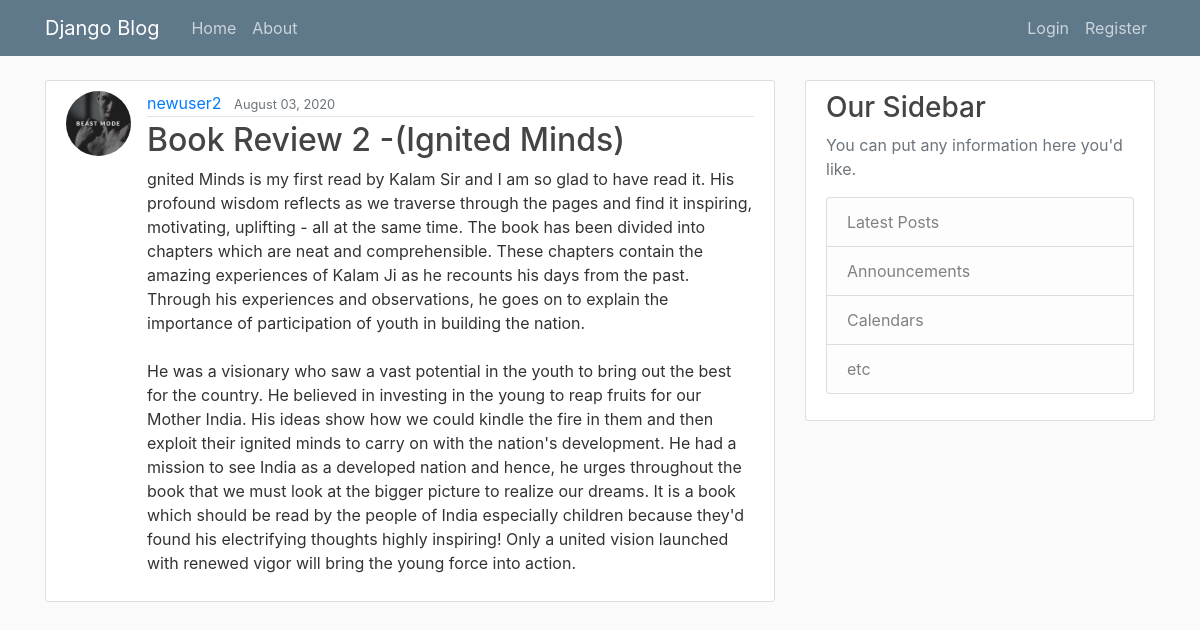
The page /post/8/ on the database its author committed.
### blog/models.py (models this page shows, shortened)
class Post(models.Model):
    title = models.CharField(max_length=100)
    content = models.TextField()
    date_posted = models.DateTimeField(default = timezone.now)
    author = models.ForeignKey(User, on_delete=models.CASCADE)

### users/models.py (models this page shows, shortened)
class Profile(models.Model):
    user = models.OneToOneField(User,on_delete = models.CASCADE)
    image = models.ImageField(default = 'default.jpg',upload_to = 'profile_pics')

### blog/views.py (the view)
# urls.py: path('post/<int:pk>/', PostDetailView.as_view(), name='post-detail'),
class PostDetailView(DetailView):
    model = Post

### blog/templates/blog/post_detail.html (shortened to what this page needs)
{% extends "blog/base.html" %}
{% block content %}
      <article class="media content-section">
        <img class ="rounded-circle article-img" src = "{{ object.author.profile.image.url }}">
        <div class="media-body">
          <div class="article-metadata">
            <a class="mr-2" href="{% url 'user-posts' object.author.username %}">{{ object.author }}</a>
            <small class="text-muted">{{ object.date_posted |date:"F d, Y"}}</small>
          </div>
          <h2 class="article-content">{{ object.title }}</h2>
          <p class="article-content">{{ object.content }}</p>
        </div>
      </article>
{% endblock content %}

### blog/static/blog/main.css (style rules this page uses)
body { background: #fafafa; color: #333333; margin-top: 5rem; }
h1, h2, h3, h4, h5, h6 { color: #444444; }
.content-section { background: #ffffff; padding: 10px 20px; border: 1px solid #dddddd; border-radius: 3px; margin-bottom: 20px; }
.article-content { white-space: pre-line; }
.article-img { height: 65px; width: 65px; margin-right: 16px; }
.article-metadata { padding-bottom: 1px; margin-bottom: 4px; border-bottom: 1px solid #e3e3e3 }

### rows shown on the page
Post: author.profile.image (picture), author "newuser2", date_posted "August 03, 2020", title "Book Review 2 -(Ignited Minds)", content "gnited Minds is my first read by Kalam Sir and I am so glad to have read it. His profound wisdom reflects as we traverse through the pages and find it inspiring, motivating, uplifting - all at the same time. The book has been divided into chapters which are neat and comprehensible. These chapters contain the amazing experiences of Kalam Ji as he recounts his days from the past. Through his experiences and observations, he goes on to explain the importance of participation of youth in building the nation. He was a visionary who saw a vast potential in the youth to bring out the best for the country. He believed in investing in the young to reap fruits for our Mother India. His ideas show how…"
